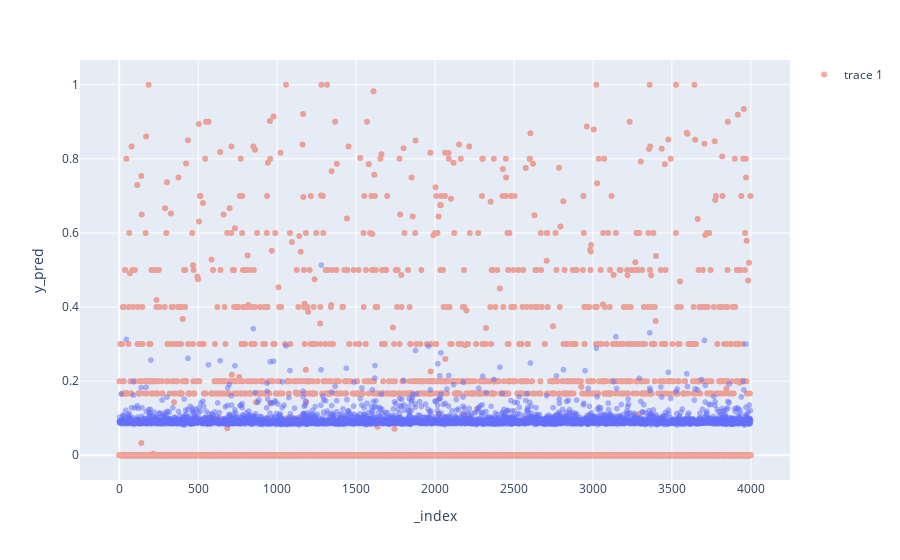

The notebook cell this image was saved under:
### Markdown cell above
## **3. Evaluación o Aplicación del modelo**
---

Si entrenó un modelo, recuerde que debe reportar el desempeño del mismo sobre un conjunto de datos no visto (test). Considere que dispone de las siguientes métricas:

- **Clasificación**: accuracy, precision, recall, f1-score, AUC.
- **Regresión**: $r^2$, error cuadrático medio, error absoluto medio.
- **Agrupamiento**: coeficiente de silueta, índice de Davies-Bouldin.
- **Tópicos**: perplexity, score de coherencia.

### Code cell
best_model = grid_search_rf.best_estimator_

# metricas de desempeño
y_pred = best_model.predict(X_train)
rmse = np.sqrt(sklearn.metrics.mean_squared_error(y_train, y_pred))
mse = sklearn.metrics.mean_squared_error(y_train, y_pred)
r2 = sklearn.metrics.r2_score(y_train, y_pred)
print("Best Parameters: ", grid_search_rf.best_params_)
print(f" RMSE: {rmse:.4f}\n MSE: {mse:.4f}\n R2: {r2:.4f}")

# grafica de predicciones vs valores reales
predicciones = (
    pd.DataFrame({"y_true": y_train, "y_pred": y_pred})
    .reset_index()
    .sort_values(by="y_true")
)
fig = px.scatter(predicciones, x=predicciones.index, y="y_pred", opacity=0.5)
fig.add_scatter(
    x=predicciones.index, y=predicciones["y_true"], mode="markers", opacity=0.5
)
fig.show()

### Figure 1 — Plotly figure (JSON) as saved in the notebook; plotly's stock layout.template omitted (floating-point values rounded to 4 significant figures; data arrays with more than 128 entries replaced by an {"elided": "..."} marker saying what was removed)
{"data": [{"hovertemplate": "_index=%{x}<br>y_pred=%{y}<extra></extra>", "legendgroup": "", "marker": {"color": "#636efa", "opacity": 0.5, "symbol": "circle"}, "mode": "markers", "name": "", "showlegend": false, "type": "scattergl", "x": {"elided": "4000 int values"}, "xaxis": "x", "y": {"elided": "4000 float values"}, "yaxis": "y"}, {"mode": "markers", "opacity": 0.5, "type": "scatter", "x": {"elided": "4000 int values"}, "y": {"elided": "4000 float values"}}], "layout": {"legend": {"tracegroupgap": 0}, "margin": {"t": 60}, "xaxis": {"anchor": "y", "domain": [0, 1], "title": {"text": "_index"}}, "yaxis": {"anchor": "x", "domain": [0, 1], "title": {"text": "y_pred"}}}}
